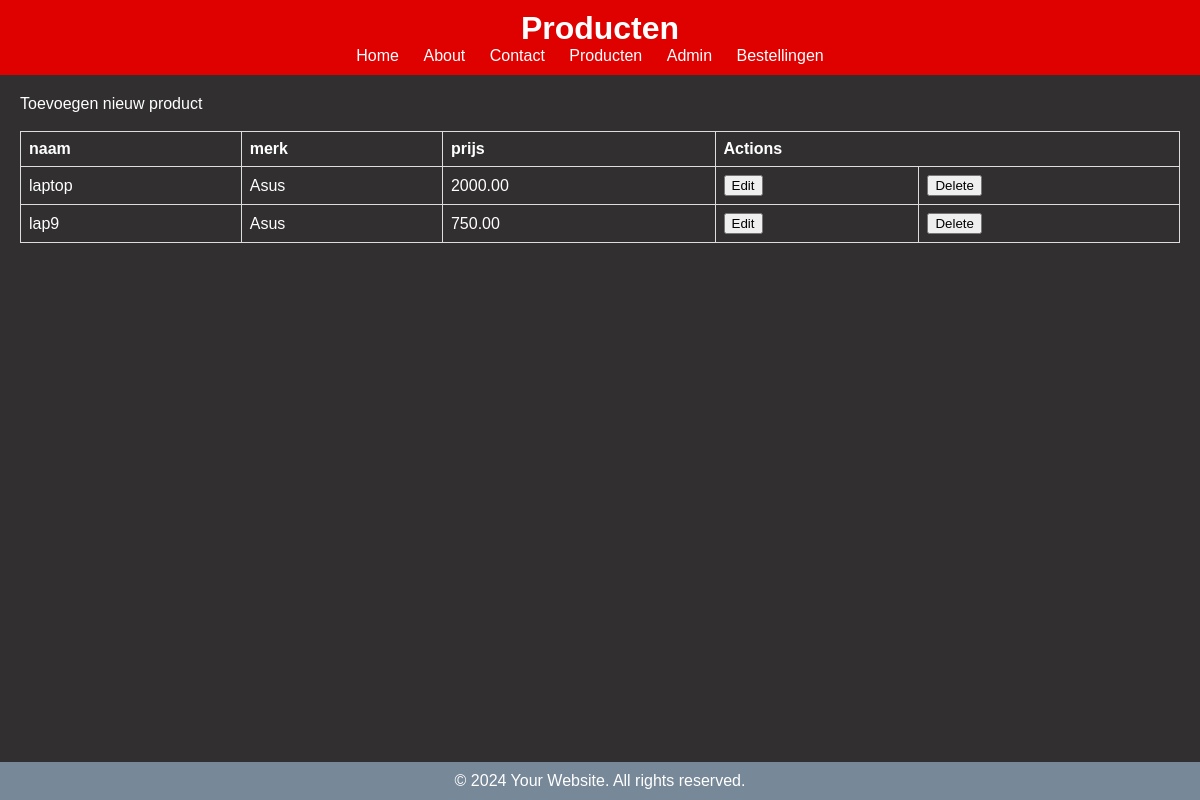
/crud_product.php, run on the app's committed database.
### tables this page shows
CREATE TABLE `product` (
  `productcode` int(11) NOT NULL,
  `naam` varchar(200) NOT NULL,
  `merk` varchar(200) NOT NULL,
  `prijs` decimal(6,2) NOT NULL
);

### functions.php (the view, shortened to what this page needs)
<?php
function connectDb(){
    $servername = "localhost";
    $username = "root";
    $password = "";
    $dbname = "webshop";
    try {
        $conn = new PDO("mysql:host=$servername;dbname=$dbname", $username, $password);
        $conn->setAttribute(PDO::ATTR_ERRMODE, PDO::ERRMODE_EXCEPTION);
        $conn->setAttribute(PDO::ATTR_DEFAULT_FETCH_MODE, PDO::FETCH_ASSOC);
        return $conn;
    } catch(PDOException $e) {
        echo "Connection failed: " . $e->getMessage();
    }
}
function getData($table){
    $conn = connectDb();
    $sql = "SELECT * FROM $table";
    $query = $conn->prepare($sql);
    $query->execute();
    $result = $query->fetchAll();
    return $result;
}
function crudProduct(){
    $txt = "<h1></h1><nav><a href='insert_product.php'>Toevoegen nieuw product</a></nav><br>";
    echo $txt;
    $result = getData("product");
    printCrudProduct($result);
}
function printCrudProduct($result){
    $table = "<table style='border-collapse: collapse; width: 100%; color: white;'>";
    $headers = array_keys($result[0]);
    $table .= "<tr>";
    foreach($headers as $header){
        if ($header !== 'productcode') {
            $table .= "<th style='border: 1px solid #dddddd; text-align: left; padding: 8px;'>" . $header . "</th>";
        }
    }
    $table .= "<th colspan=2 style='border: 1px solid #dddddd; text-align: left; padding: 8px;'>Actions</th>";
    $table .= "</tr>";
    foreach ($result as $row) {
        $table .= "<tr>";
        foreach ($row as $header => $cell) {
            if ($header !== 'productcode') {
                $table .= "<td style='border: 1px solid #dddddd; text-align: left; padding: 8px; color: white;'>" . $cell . "</td>";
            }
        }
        $table .= "<td>
            <form method='post' action='update_product.php?productcode=$row[productcode]' >
                <button>Edit</button>
            </form>
            </td>";
        $table .= "<td>
            <form method='post' action='delete_product.php?productcode=$row[productcode]' >
                <button>Delete</button>
            </form>
            </td>";
        $table .= "</tr>";
    }
    $table.= "</table>";
    echo $table;
}
?>

### style.css (style rules this page uses)
body, h1, h2, p, ul { margin: 0; padding: 0; }
body { font-family: Arial, sans-serif; display: flex; flex-direction: column; min-height: 100vh; }
nav a { text-decoration: none; color: white; }
table td { color: white; }
table { border-collapse: collapse; width: 100%; border: 1px solid #ddd; }
table th, table td { padding: 8px; text-align: left; border-bottom: 1px solid #ddd; border-right: 1px solid #ddd; color: white; }
th:last-child, td:last-child { border-right: none; }

### data on the page
product: naam "laptop", merk "Asus", prijs "2000.00"
product: naam "lap9", merk "Asus", prijs "750.00"

### other printed values
$header "naam"
$header "merk"
$header "prijs"
